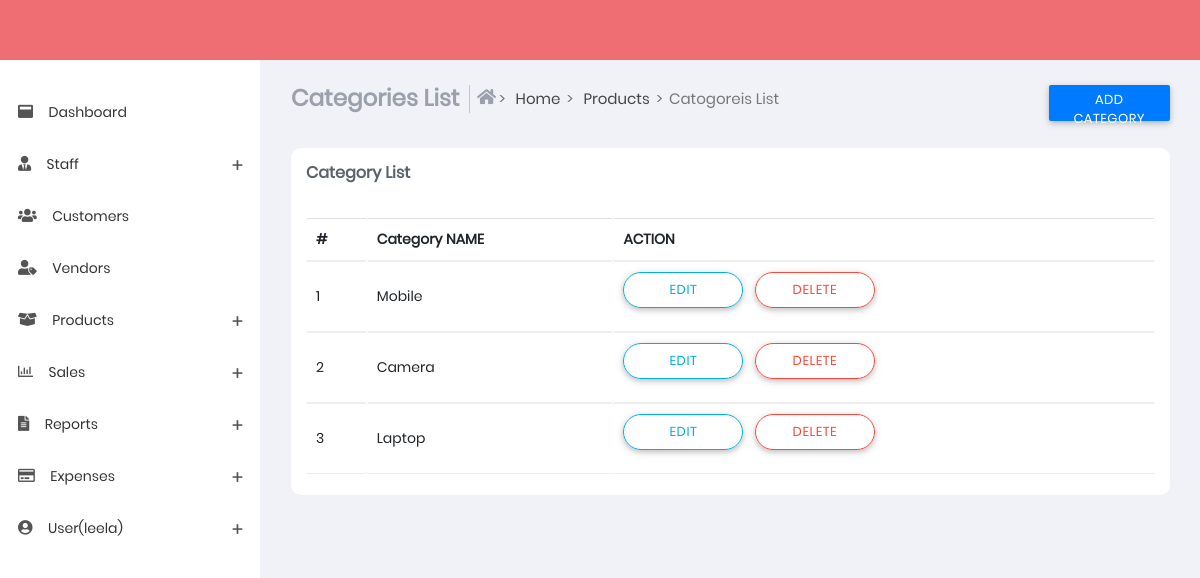
/categories.html (signed in), run on the app's committed database.
### sub_part/models.py (models this page shows, shortened)
class categorieslists(models.Model):
    name = models.CharField(max_length=100)

### sub_part/views.py (the view, shortened to what this page needs)
# urls.py: path('categories.html',views.categories,name="categories"),
@login_required(login_url='login')
def categories(request):
    categorieslistarray=categorieslists.objects.all()
    return render(request,'categories.html',{'categorieslistarray': categorieslistarray,'u':request.user})

### templates/categories.html (shortened to what this page needs)
{% extends 'base.html' %}
{% load static %}
{% block content %}
<section class="content">
    <div class="container-fluid">
        <div class="block-header">
            <div class="row">
                <div class="col-xs-12 col-sm-12 col-md-10 col-lg-10">
                    <ul class="breadcrumb breadcrumb-item ">
                        <li class="breadcrumb-item">
                            <h4 class="page-title">Categories List</h4>
                        </li>
                        <li class="breadcrumb-item bcrumb-1">
                            <a href="index">
                                <i class="fas fa-home"></i> Home</a>
                        </li>
                        <li class="breadcrumb-item bcrumb-2">
                            <a href="#" onclick="return false;">Products</a>
                        </li>
                        <li class="breadcrumb-item active">Catogoreis List</li>
                    </ul>
                </div>
                <div class="col-xs-12 col-sm-12 col-md-2 col-lg-2">
                    <ul class="breadcrumb breadcrumb-item ">
                        <li>
                            <button type="button" class="btn btn-primary" data-toggle="modal"
                                data-target=".bd-example-modal-lg">
                                Add Category</button>
                        </li>
                    </ul>
                </div>
            </div>
        </div>
        <div class="row clearfix">
            <div class="col-lg-12 col-md-12 col-sm-12 col-xs-12">
                <div class="card">
                    <div class="header">
                        <h2>
                            <strong>Category List</strong>
                        </h2>
                    </div>
                    <div class="body">
                        <div class="table-responsive">
                            <table class="table   table-hover js-basic-example dataTable">
                                <thead>
                                    <tr>
                                        <th>#</th>
                                        <th>Category NAME</th>
                                        <th>ACTION</th>
                                    </tr>
                                </thead>
                                <tbody>
                                    {% for categorieslist in categorieslistarray%}
                                    <tr>
                                        <td>{{ forloop.counter }}</td>
                                        <td>{{categorieslist.name}}</td>
                                        <td>
                                            <div class="button-demo">
                                                <a href="/categories_edit/{{ categorieslist.id }}">
                                                    <button type="button"
                                                        class="btn btn-outline-info btn-border-radius">Edit</button>
                                                </a>
                                                <a href="/delete_categories/{{ categorieslist.id }}">
                                                    <button type="button"
                                                        class="btn btn-outline-danger btn-border-radius">
                                                        Delete
                                                    </button>
                                                </a>
                                            </div>
                                        </td>
                                    </tr>
                                    {% endfor %}
                                </tbody>
                            </table>
                        </div>
                    </div>
                </div>
            </div>
        </div>
    </div>
</section>
{% endblock %}

### templates/base.html (shortened to what this page needs)
{% load static %}
<!DOCTYPE html>
<html lang="en">
<head>
    <link href="{% static 'css/app.min.css'%}" rel="stylesheet">
    <link href="{% static 'css/style.css'%}" rel="stylesheet" />
    <link href="{% static 'css/styles/all-themes.css'%}" rel="stylesheet" />
</head>
<body class="light fixed">
    <nav class="navbar">
    </nav>
    <div>
        <aside id="leftsidebar" class="sidebar">
            <div class="menu">
                <ul class="list">
                    <li>
                        <a href="index">
                                <i class="fas fa-window-maximize"></i>
                                <span >Dashboard</span>
                        </a>
                    </li>
                    <li>
                        <a href="#" onClick="return false;" class="menu-toggle">
                            <i class="fas fa-user-tie"></i>
                            <span>Staff</span>
                        </a>
                    </li>
                    <li>
                        <a href="customer.html">
                            <i class="fas fa-users"></i>
                            <span>Customers</span>
                        </a>
                    </li>
                    <li>
                        <a href="vendors.html">
                            <i class="fas fa-user-tag"></i>
                            <span>Vendors</span>
                        </a>
                    </li>
                    <li>
                        <a href="#" onClick="return false;" class="menu-toggle">
                            <i class="fas fa-box-open"></i>
                            <span>Products</span>
                        </a>
                    </li>
                    <li>
                        <a href="#" onClick="return false;" class="menu-toggle">
                            <i class="far fa-chart-bar"></i>
                            <span>Sales</span>
                        </a>
                    </li>
                    <li>
                        <a href="#" onClick="return false;" class="menu-toggle">
                            <i class="fas fa-file-alt"></i>
                            <span>Reports</span>
                        </a>
                    </li>
                    <li>
                        <a href="#" onClick="return false;" class="menu-toggle">
                            <i class="far fa-credit-card"></i>
                            <span>Expenses</span>
                        </a>
                    </li>
                    <li>
                        <a href="#" onClick="return false;" class="menu-toggle">
                            <i class="fas fa-user-circle"></i>
                            <span>User({{u.username}})</span>
                        </a>
                    </li>
                </ul>
            </div>
        </aside>
    </div>
    {% block content %}
    {% endblock %}
</body>
</html>

### data on the page
categorieslists: name "Mobile"
categorieslists: name "Camera"
categorieslists: name "Laptop"

### other printed values
{{ u.username }} "leela"
